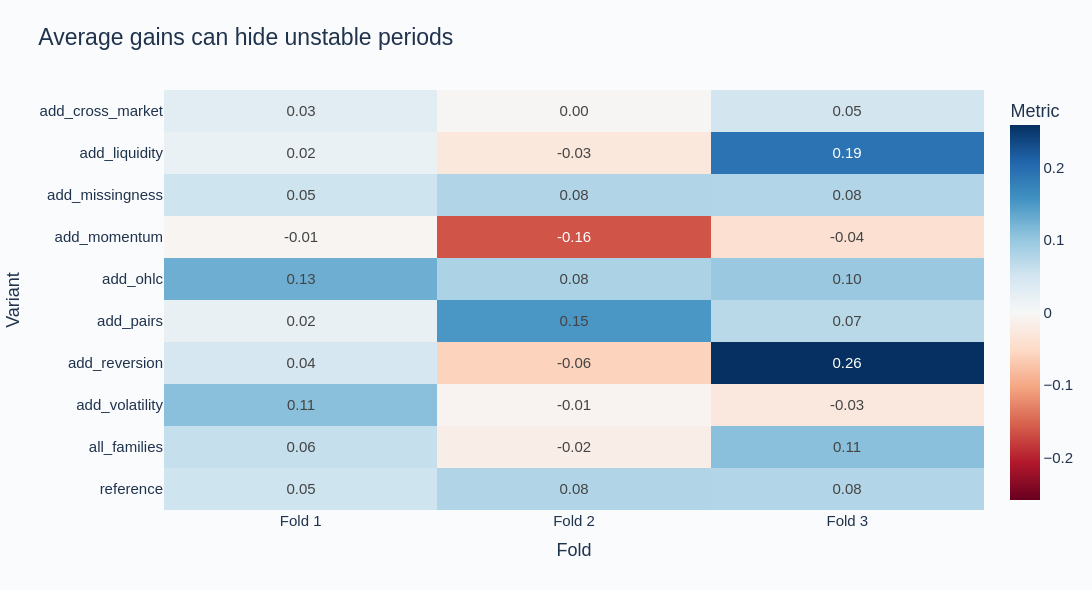

The cell this chart's notebook holds for it:
### Code cell
rows = []
for result in research["results"]:
    rows.append({"Fold": f"Fold {result['fold'] + 1}", "Variant": result["variant"], "Metric": result["official_metric"]})
matrix = pd.DataFrame(rows).pivot(index="Variant", columns="Fold", values="Metric")
fig = px.imshow(matrix, text_auto=".2f", color_continuous_scale="RdBu", color_continuous_midpoint=0,
                aspect="auto", title="Average gains can hide unstable periods", labels={"color": "Metric"})
show_figure(fig, root, "fold_stability", 590)

### Figure 1 — Plotly figure (JSON) as saved in the notebook; plotly's stock layout.template omitted (floating-point values rounded to 4 significant figures)
{"data": [{"coloraxis": "coloraxis", "hovertemplate": "Fold: %{x}<br>Variant: %{y}<br>Metric: %{z}<extra></extra>", "name": "0", "texttemplate": "%{z:.2f}", "type": "heatmap", "x": ["Fold 1", "Fold 2", "Fold 3"], "xaxis": "x", "y": ["add_cross_market", "add_liquidity", "add_missingness", "add_momentum", "add_ohlc", "add_pairs", "add_reversion", "add_volatility", "all_families", "reference"], "yaxis": "y", "z": [[0.02993, -0.004282, 0.04959], [0.01799, -0.02806, 0.192], [0.05416, 0.07773, 0.07709], [-0.00589, -0.1636, -0.0402], [0.1271, 0.08189, 0.09789], [0.01921, 0.151, 0.07146], [0.04499, -0.05875, 0.2588], [0.1088, -0.006565, -0.0269], [0.06193, -0.01688, 0.1082], [0.05416, 0.07773, 0.07709]]}], "layout": {"coloraxis": {"autocolorscale": false, "cmid": 0, "colorbar": {"title": {"text": "Metric"}}, "colorscale": [[0.0, "rgb(103,0,31)"], [0.1, "rgb(178,24,43)"], [0.2, "rgb(214,96,77)"], [0.3, "rgb(244,165,130)"], [0.4, "rgb(253,219,199)"], [0.5, "rgb(247,247,247)"], [0.6, "rgb(209,229,240)"], [0.7, "rgb(146,197,222)"], [0.8, "rgb(67,147,195)"], [0.9, "rgb(33,102,172)"], [1.0, "rgb(5,48,97)"]]}, "colorway": ["#1F6C99", "#27A394", "#EDAF43", "#D76C64", "#8070A6"], "font": {"color": "#20334D", "family": "Arial", "size": 15}, "height": 590, "margin": {"b": 80, "l": 85, "r": 45, "t": 90}, "paper_bgcolor": "#FAFBFD", "plot_bgcolor": "#FAFBFD", "title": {"font": {"size": 23}, "text": "Average gains can hide unstable periods", "x": 0.035}, "width": 1120, "xaxis": {"anchor": "y", "domain": [0.0, 1.0], "showgrid": false, "title": {"text": "Fold"}, "zeroline": false}, "yaxis": {"anchor": "x", "autorange": "reversed", "domain": [0.0, 1.0], "gridcolor": "#E3E9F0", "title": {"text": "Variant"}, "zerolinecolor": "#9EAFBF"}}}
